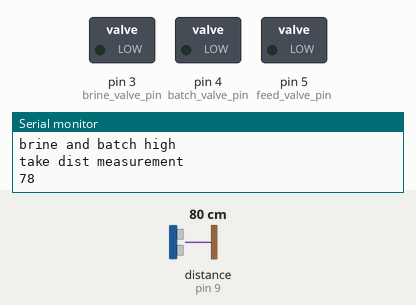
This sketch was run on a simulated Arduino Uno, built with avr-gcc and run on an emulated ATmega328P. Shown: switched loads named in the sketch (green lamp = pin HIGH), the last lines printed to the serial monitor. Wiring (inferred from the names in the program): ultrasonic range finder: trigger pin 8; echo pin 9. The inputs (shaded band) are chosen by the test bench; at power-on: distance to the obstacle (sensor on pin 9) 80 cm. The echo pulse lasts 58.3 µs per cm; pins used as bus, display or sensor lines are not drawn.

Above: at 6.8 s.
6.9 s: distance to the obstacle (sensor on pin 9) set to 97 cm
11.4 s: distance to the obstacle (sensor on pin 9) set to 105 cm
At 12.5 s:
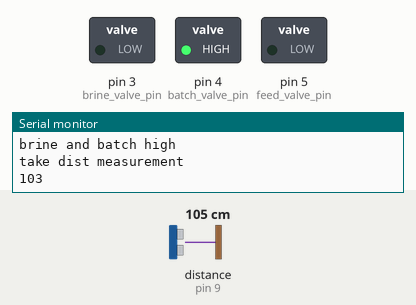
At 14.4 s:
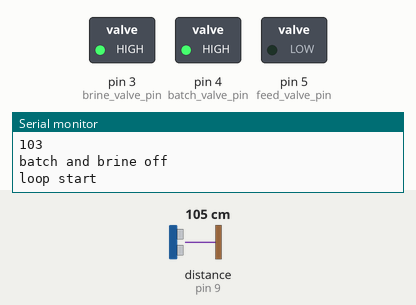
Timing chart, 0 to 15.9 s (numbered marks = the images above; inputs shaded):
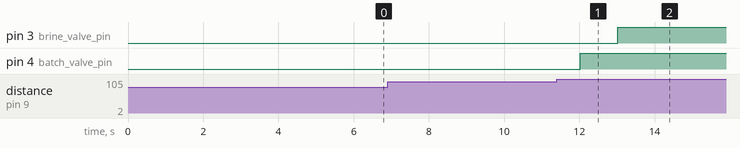

The sketch:

drain_tank.ino
```cpp
const int batch_valve_pin = 4;     // the number of the pushbutton pin
const int brine_valve_pin = 3;     // the number of the pushbutton pin
const int feed_valve_pin = 5;

const int trigger_pin= 8;
const int echo_pin = 9;

long duration; // variable for the duration of sound wave travel
int distance; // variable for the distance measurement


// ultrasonicObj = ultrasonic(a,trigger_pin, echo_pin, 'OutputFormat','double');


void setup() {
  // put your setup code here, to run once:
  pinMode(batch_valve_pin, OUTPUT);
  pinMode(brine_valve_pin, OUTPUT);
  pinMode(feed_valve_pin, OUTPUT);


  pinMode(trigger_pin, OUTPUT); // Sets the trigPin as an OUTPUT
  pinMode(echo_pin, INPUT); // Sets the echoPin as an INPUT

  Serial.begin(9600);
  Serial.println("setup");
}


void loop() {
  Serial.println("loop start");

// we've found that 25 is the best distance to use for the arduino code, takes it right down to the square nub of the tank
  while (distance <100) {
    // put your main code here, to run repeatedly:

    digitalWrite(feed_valve_pin, LOW);
    // LOW: ON; HIGH: OFF
    delay(1000);

    digitalWrite(brine_valve_pin, LOW);
    // LOW: ON; HIGH: OFF
    delay(1000);

    digitalWrite(batch_valve_pin, LOW);
    // LOW: OFF; HIGH: ON !!!!! (different than the other two!)
    delay(1000);


        Serial.println("brine and batch high");


    digitalWrite(trigger_pin, LOW);
    delayMicroseconds(2);
    // Sets the trigPin HIGH (ACTIVE) for 10 microseconds
    digitalWrite(trigger_pin, HIGH);
    delayMicroseconds(10);
    digitalWrite(trigger_pin, LOW);
    // Reads the echoPin, returns the sound wave travel time in microseconds
    duration = pulseIn(echo_pin, HIGH);
    // Calculating the distance
    distance = duration * 0.034 / 2;

          Serial.println("take dist measurement");
          Serial.println(     distance);


//    if (distance >14.9) {
//      break;
//    }

  }
    digitalWrite(batch_valve_pin, HIGH);
    delay(1000);

    digitalWrite(brine_valve_pin, HIGH);
    delay(1000);


    Serial.println("batch and brine off");


//break;

}
```

Measured:
- the behaviour switches between 101 and 102 cm on distance to the obstacle (sensor on pin 9) (found by bisection; images 0 and 1)
- after the input at 11.4 s, pin 3 (brine_valve_pin): LOW → HIGH after 1.6 s; pin 4 (batch_valve_pin): LOW → HIGH after 0.63 s
